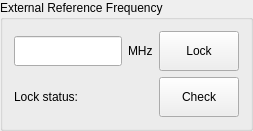
        <widget class="QGroupBox" name="ref_freq_group">
         <property name="sizePolicy">
          <sizepolicy hsizetype="Minimum" vsizetype="Minimum">
           <horstretch>0</horstretch>
           <verstretch>0</verstretch>
          </sizepolicy>
         </property>
         <property name="title">
          <string>External Reference Frequency</string>
         </property>
         <layout class="QGridLayout" name="gridLayout_14">
          <property name="verticalSpacing">
           <number>6</number>
          </property>
          <item row="0" column="0">
           <layout class="QHBoxLayout" name="horizontalLayout_6">
            <item>
             <widget class="QLineEdit" name="ext_ref_freq_lineedit">
              <property name="minimumSize">
               <size>
                <width>0</width>
                <height>30</height>
               </size>
              </property>
              <property name="maximumSize">
               <size>
                <width>130</width>
                <height>16777215</height>
               </size>
              </property>
              <property name="autoFillBackground">
               <bool>false</bool>
              </property>
              <property name="styleSheet">
               <string notr="true"/>
              </property>
             </widget>
            </item>
            <item>
             <widget class="QLabel" name="label_14">
              <property name="text">
               <string>MHz</string>
              </property>
             </widget>
            </item>
            <item>
             <widget class="QPushButton" name="lock_button">
              <property name="minimumSize">
               <size>
                <width>0</width>
                <height>40</height>
               </size>
              </property>
              <property name="text">
               <string>Lock</string>
              </property>
             </widget>
            </item>
           </layout>
          </item>
          <item row="1" column="0">
           <widget class="QWidget" name="widget_2" native="true">
            <layout class="QGridLayout" name="gridLayout_15">
             <property name="leftMargin">
              <number>0</number>
             </property>
             <property name="topMargin">
              <number>0</number>
             </property>
             <property name="rightMargin">
              <number>0</number>
             </property>
             <property name="bottomMargin">
              <number>0</number>
             </property>
             <property name="horizontalSpacing">
              <number>10</number>
             </property>
             <item row="0" column="2">
              <widget class="QPushButton" name="lock_check_button">
               <property name="minimumSize">
                <size>
                 <width>0</width>
                 <height>40</height>
                </size>
               </property>
               <property name="focusPolicy">
                <enum>Qt::NoFocus</enum>
               </property>
               <property name="text">
                <string>Check</string>
               </property>
              </widget>
             </item>
             <item row="0" column="0" alignment="Qt::AlignHCenter">
              <widget class="QLabel" name="label_12">
               <property name="maximumSize">
                <size>
                 <width>80</width>
                 <height>16777215</height>
                </size>
               </property>
               <property name="text">
                <string>Lock status: </string>
               </property>
              </widget>
             </item>
             <item row="0" column="1" alignment="Qt::AlignLeft">
              <widget class="QLabel" name="lock_status">
               <property name="enabled">
                <bool>true</bool>
               </property>
               <property name="minimumSize">
                <size>
                 <width>20</width>
                 <height>20</height>
                </size>
               </property>
               <property name="maximumSize">
                <size>
                 <width>20</width>
                 <height>20</height>
                </size>
               </property>
               <property name="text">
                <string/>
               </property>
               <property name="pixmap">
                <pixmap>:/icons/led-red-on.png</pixmap>
               </property>
               <property name="scaledContents">
                <bool>true</bool>
               </property>
              </widget>
             </item>
            </layout>
           </widget>
          </item>
         </layout>
        </widget>
